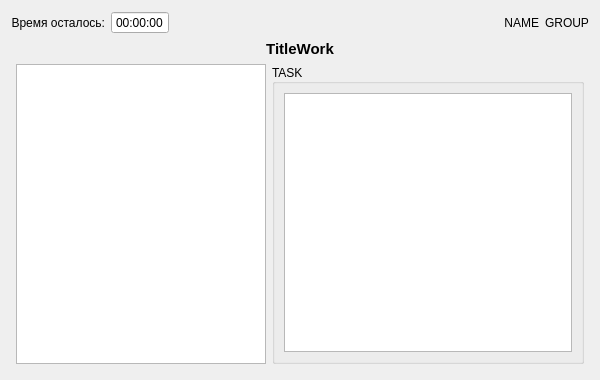
<?xml version="1.0" encoding="UTF-8"?>
<ui version="4.0">
 <class>WorkWidget</class>
 <widget class="QWidget" name="WorkWidget">
  <property name="geometry">
   <rect>
    <x>0</x>
    <y>0</y>
    <width>600</width>
    <height>380</height>
   </rect>
  </property>
  <property name="minimumSize">
   <size>
    <width>600</width>
    <height>380</height>
   </size>
  </property>
  <property name="windowTitle">
   <string>Form</string>
  </property>
  <layout class="QVBoxLayout" name="verticalLayout">
   <item>
    <layout class="QHBoxLayout" name="horizontalLayout_2">
     <item>
      <widget class="QLabel" name="lTimer">
       <property name="text">
        <string>Время осталось:</string>
       </property>
       <property name="alignment">
        <set>Qt::AlignRight|Qt::AlignTrailing|Qt::AlignVCenter</set>
       </property>
      </widget>
     </item>
     <item>
      <widget class="QTimeEdit" name="teTimer">
       <property name="readOnly">
        <bool>true</bool>
       </property>
       <property name="buttonSymbols">
        <enum>QAbstractSpinBox::NoButtons</enum>
       </property>
      </widget>
     </item>
     <item>
      <spacer name="horizontalSpacer">
       <property name="orientation">
        <enum>Qt::Horizontal</enum>
       </property>
       <property name="sizeHint" stdset="0">
        <size>
         <width>40</width>
         <height>20</height>
        </size>
       </property>
      </spacer>
     </item>
     <item>
      <widget class="QLabel" name="lUsername">
       <property name="text">
        <string>NAME</string>
       </property>
       <property name="alignment">
        <set>Qt::AlignRight|Qt::AlignTrailing|Qt::AlignVCenter</set>
       </property>
      </widget>
     </item>
     <item>
      <widget class="QLabel" name="lGroup">
       <property name="layoutDirection">
        <enum>Qt::LeftToRight</enum>
       </property>
       <property name="text">
        <string>GROUP</string>
       </property>
       <property name="alignment">
        <set>Qt::AlignCenter</set>
       </property>
      </widget>
     </item>
    </layout>
   </item>
   <item>
    <widget class="QLabel" name="lWorkTitle">
     <property name="font">
      <font>
       <family>Tahoma</family>
       <pointsize>11</pointsize>
       <weight>75</weight>
       <italic>false</italic>
       <bold>true</bold>
      </font>
     </property>
     <property name="text">
      <string>TitleWork</string>
     </property>
     <property name="alignment">
      <set>Qt::AlignCenter</set>
     </property>
    </widget>
   </item>
   <item>
    <layout class="QHBoxLayout" name="horizontalLayout">
     <property name="leftMargin">
      <number>5</number>
     </property>
     <property name="rightMargin">
      <number>5</number>
     </property>
     <property name="bottomMargin">
      <number>5</number>
     </property>
     <item>
      <widget class="QListWidget" name="lwTasks">
       <property name="minimumSize">
        <size>
         <width>250</width>
         <height>0</height>
        </size>
       </property>
       <property name="maximumSize">
        <size>
         <width>250</width>
         <height>16777213</height>
        </size>
       </property>
       <property name="sizeIncrement">
        <size>
         <width>120</width>
         <height>0</height>
        </size>
       </property>
       <property name="horizontalScrollBarPolicy">
        <enum>Qt::ScrollBarAlwaysOff</enum>
       </property>
      </widget>
     </item>
     <item>
      <layout class="QVBoxLayout" name="verticalLayout_2">
       <item>
        <widget class="QGroupBox" name="gbTask">
         <property name="enabled">
          <bool>true</bool>
         </property>
         <property name="minimumSize">
          <size>
           <width>300</width>
           <height>0</height>
          </size>
         </property>
         <property name="title">
          <string>TASK</string>
         </property>
         <property name="alignment">
          <set>Qt::AlignLeading|Qt::AlignLeft|Qt::AlignVCenter</set>
         </property>
         <layout class="QVBoxLayout" name="verticalLayout_3">
          <item>
           <widget class="QTextBrowser" name="tbContent"/>
          </item>
          <item>
           <layout class="QFormLayout" name="formAnswers"/>
          </item>
         </layout>
        </widget>
       </item>
      </layout>
     </item>
    </layout>
   </item>
  </layout>
 </widget>
 <tabstops>
  <tabstop>teTimer</tabstop>
  <tabstop>lwTasks</tabstop>
  <tabstop>tbContent</tabstop>
 </tabstops>
 <resources/>
 <connections/>
</ui>
